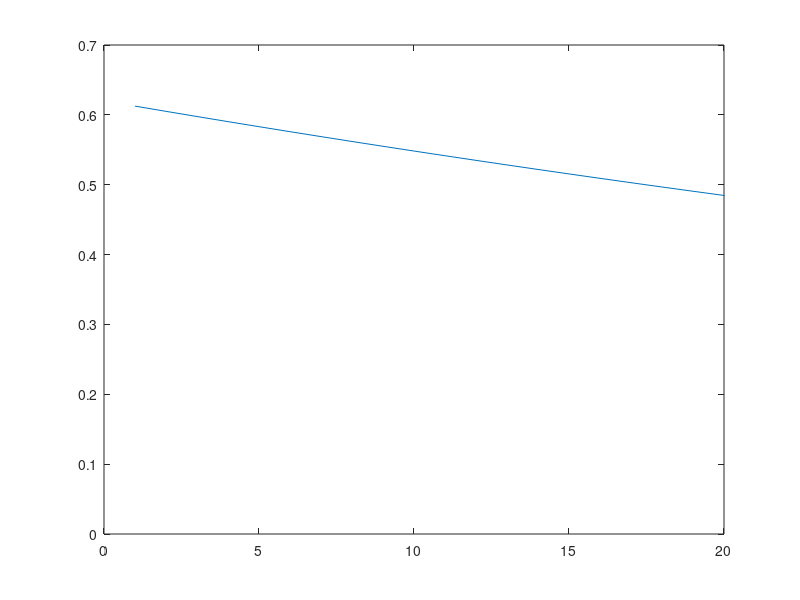

MATLAB code for this plot:
c0 = 1;
k=20;
u=100;
A=10;
Q=A*u;
D=500;
delx=0.1;
n=500;

up = -ones(n-1,1)*D*A/delx;
low = -ones(n-1,1)*(D*A/delx+Q);
main = ones(n,1)*(2*D*A/delx+Q+k*delx*A);
main(1)=D*A/delx+k*delx*A+Q;
main(end)=D*A/delx+k*delx*A+Q;
matrix = diag(main,0)+diag(up,1)+diag(low,-1);
rhs = zeros(n,1);
rhs(1) = c0*Q;
c = inv(matrix)*rhs;
plot(c)
xlim([0,20])
hold on